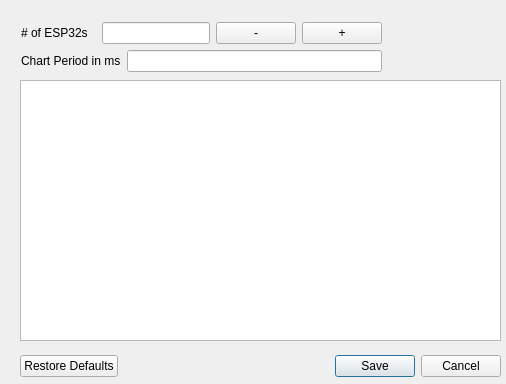
<?xml version="1.0" encoding="UTF-8"?>
<ui version="4.0">
 <class>SettingsForm</class>
 <widget class="QDialog" name="SettingsForm">
  <property name="geometry">
   <rect>
    <x>0</x>
    <y>0</y>
    <width>506</width>
    <height>384</height>
   </rect>
  </property>
  <property name="sizePolicy">
   <sizepolicy hsizetype="Fixed" vsizetype="Fixed">
    <horstretch>0</horstretch>
    <verstretch>0</verstretch>
   </sizepolicy>
  </property>
  <property name="windowTitle">
   <string>Preferences</string>
  </property>
  <property name="sizeGripEnabled">
   <bool>false</bool>
  </property>
  <property name="modal">
   <bool>true</bool>
  </property>
  <widget class="QDialogButtonBox" name="buttonBox">
   <property name="geometry">
    <rect>
     <x>20</x>
     <y>350</y>
     <width>481</width>
     <height>32</height>
    </rect>
   </property>
   <property name="orientation">
    <enum>Qt::Horizontal</enum>
   </property>
   <property name="standardButtons">
    <set>QDialogButtonBox::Cancel|QDialogButtonBox::RestoreDefaults|QDialogButtonBox::Save</set>
   </property>
  </widget>
  <widget class="QWidget" name="layoutWidget">
   <property name="geometry">
    <rect>
     <x>21</x>
     <y>21</y>
     <width>361</width>
     <height>24</height>
    </rect>
   </property>
   <layout class="QHBoxLayout" name="horizontalLayout_3">
    <item>
     <widget class="QLabel" name="lblESP32No">
      <property name="text">
       <string># of ESP32s</string>
      </property>
     </widget>
    </item>
    <item alignment="Qt::AlignHCenter">
     <widget class="QLineEdit" name="txtESP32No">
      <property name="readOnly">
       <bool>true</bool>
      </property>
     </widget>
    </item>
    <item>
     <widget class="QPushButton" name="btnDecreaseESP">
      <property name="text">
       <string>-</string>
      </property>
     </widget>
    </item>
    <item>
     <widget class="QPushButton" name="btnIncreaseESP">
      <property name="text">
       <string>+</string>
      </property>
     </widget>
    </item>
   </layout>
  </widget>
  <widget class="QWidget" name="layoutWidget">
   <property name="geometry">
    <rect>
     <x>21</x>
     <y>49</y>
     <width>361</width>
     <height>24</height>
    </rect>
   </property>
   <layout class="QHBoxLayout" name="horizontalLayout_2">
    <item>
     <widget class="QLabel" name="lblChartPeriod">
      <property name="text">
       <string>Chart Period in ms</string>
      </property>
     </widget>
    </item>
    <item>
     <widget class="QLineEdit" name="txtChartPeriod"/>
    </item>
   </layout>
  </widget>
  <widget class="QListWidget" name="listWidget">
   <property name="geometry">
    <rect>
     <x>20</x>
     <y>80</y>
     <width>481</width>
     <height>261</height>
    </rect>
   </property>
   <property name="sizePolicy">
    <sizepolicy hsizetype="Fixed" vsizetype="Fixed">
     <horstretch>0</horstretch>
     <verstretch>0</verstretch>
    </sizepolicy>
   </property>
  </widget>
 </widget>
 <resources/>
 <connections>
  <connection>
   <sender>buttonBox</sender>
   <signal>accepted()</signal>
   <receiver>SettingsForm</receiver>
   <slot>accept()</slot>
   <hints>
    <hint type="sourcelabel">
     <x>248</x>
     <y>254</y>
    </hint>
    <hint type="destinationlabel">
     <x>157</x>
     <y>274</y>
    </hint>
   </hints>
  </connection>
  <connection>
   <sender>buttonBox</sender>
   <signal>rejected()</signal>
   <receiver>SettingsForm</receiver>
   <slot>reject()</slot>
   <hints>
    <hint type="sourcelabel">
     <x>316</x>
     <y>260</y>
    </hint>
    <hint type="destinationlabel">
     <x>286</x>
     <y>274</y>
    </hint>
   </hints>
  </connection>
 </connections>
</ui>
